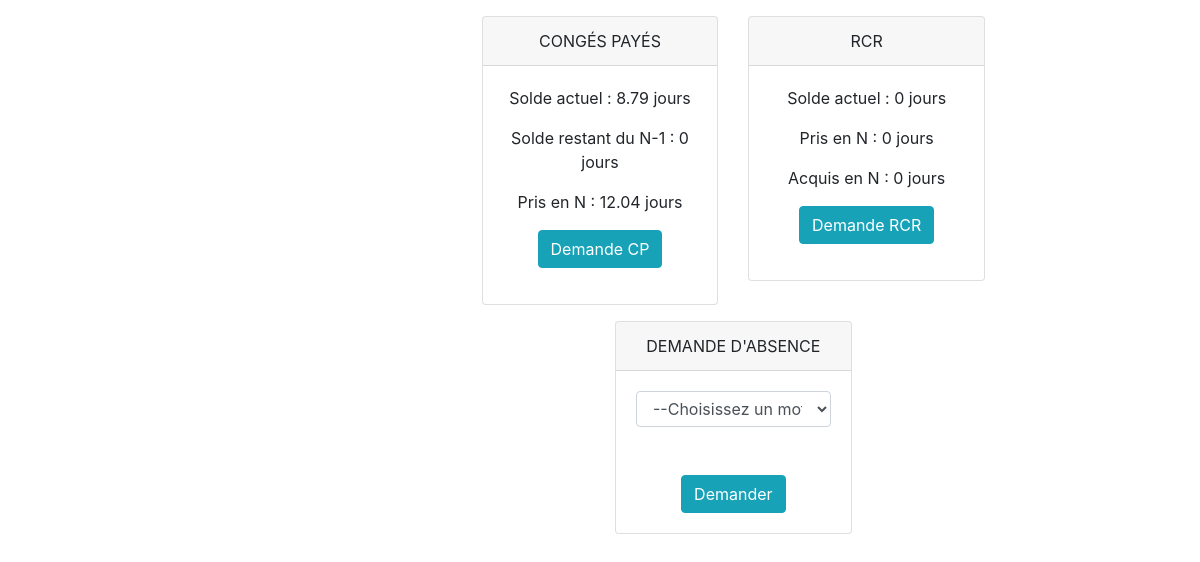
The app's page /pageSalarieCadre.php (signed in), older data.
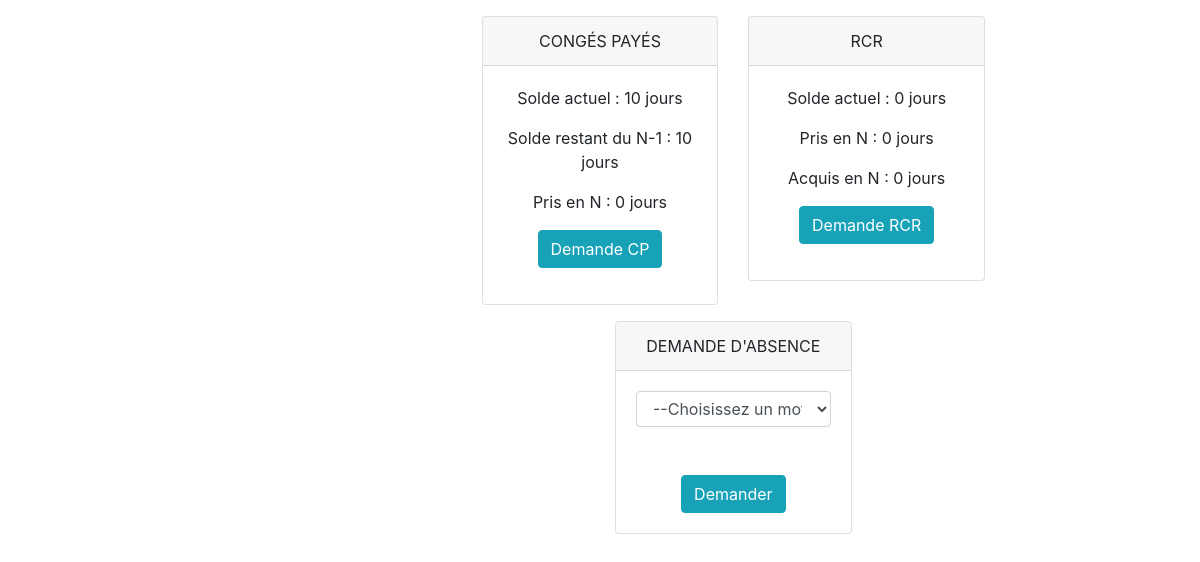
The same page, newer data.
### tables this page shows
CREATE TABLE IF NOT EXISTS `solde` (
  `idsalaries` int(11) NOT NULL,
  `ACQUISCPN-1` float NOT NULL,
  `PRISCPN-1` float NOT NULL,
  `SOLDECPN-1` float NOT NULL,
  `ACQUISCPN` float NOT NULL,
  `PRISCPN` float NOT NULL,
  `SOLDECPN` float NOT NULL,
  `ACQUISJRRCR` float NOT NULL,
  `PRISJRRCR` float NOT NULL,
  `SOLDEJRRCR` float NOT NULL,
  PRIMARY KEY (`idsalaries`)
);

### Model/modelSal.php (called while the page is built, shortened)
<?php
include('access.php');
$stmt = $con->prepare("SELECT `SOLDECPN-1`,PRISCPN,SOLDECPN,ACQUISJRRCR,PRISJRRCR,SOLDEJRRCR FROM solde JOIN salarie ON solde.idsalaries=salarie.idsalaries WHERE login=?");
$stmt->bind_param("s", $log);
$stmt->execute();
$stmt->bind_result($soldeCpnm1,$prisCpn,$soldeCpn,$acquisJRRCR,$prisJRRCR,$soldeJRRCR);
?>

### Control/controlSal.php (called while the page is built)
<?php
include('../../Model/modelSal.php');
?>

### Model/access.php (called while the page is built, shortened)
<?php
if(isset($_SESSION)) {
	$log= $_SESSION["login"];
}else{
	session_start();
	$log= $_SESSION["login"];
}
?>

### pageSalarieCadre.php (the view, shortened to what this page needs)
<!DOCTYPE html>
<html>
<head>
	<link href="https://use.fontawesome.com/releases/v5.0.4/css/all.css" rel="stylesheet">
	<link href="daterangepicker.css" rel="stylesheet">
	<link rel="stylesheet" href="pageSalarieNonCadre.css">
	<link rel="stylesheet" href="https://maxcdn.bootstrapcdn.com/bootstrap/4.3.1/css/bootstrap.min.css">
</head>
<body>
<?php
include('../../Control/controlSal.php');
?>
	<div class="offset-lg-4 col-lg-8">
		<div class="row mt-3">
			<div class="col-md-8 col-lg-4 offset-lg-1">
				<div class="card text-center">
					<div class="card-header" >CONG&EacuteS PAY&EacuteS</div>
					<div class="card-body">
						<p >Solde actuel : <?php echo $soldeCpn;?> jours</p>
						<p >Solde restant du N-1 : <?php echo $soldeCpnm1;?> jours</p>
						<p >Pris en N : <?php echo $prisCpn;?> jours</p>
						<p ><input type="submit" class="btn btn-info" value="Demande CP" onclick="sendType('1');calendarFunction();calendarFunctionBis()"/></p>
					</div>
				</div>
			</div>
			<div class="col-md-8 col-lg-4">
				<div class="card text-center">
					<div class="card-header" >RCR</div>
					<div class="card-body">
						<p >Solde actuel : <?php echo $soldeJRRCR;?> jours</p>
						<p >Pris en N : <?php echo $prisJRRCR;?> jours</p>
						<p >Acquis en N : <?php echo $acquisJRRCR;?> jours</p>
						<p ><input type="submit" class="btn btn-info" value="Demande RCR" onclick="sendType('1');calendarFunctionBis();calendarFunction()"/></p>
					</div>
				</div>
			</div>
		</div>
		<div class="row mt-3">
			<div class="col-md-8 col-lg-4 offset-lg-3">
				<div class="card text-center">
					<div class="card-header">DEMANDE D'ABSENCE</div>
					<div id="demandeAbsence" class="card-body">
						<form id="f"  onsubmit="return false">
							<fieldset>
								<select name="motifAbsence" id="motifAbsence" size="1" class="form-control" onchange="showPopUp()" >
									<option value="" disabled selected>--Choisissez un motif d'absence--</option>
								</select><br><br>
								<input type="submit" class="btn btn-info" value="Demander" onclick="clickMotifAbsence(),document.getElementById('ancre2eChoix').scrollIntoView();"/>
							</fieldset>
						</form>
					</div>
				</div>
			</div>
			<div class="col">
				<div class="position-absolute w-100 p-4  d-flex flex-column align-items-end toast-list">
				</div>
			</div>
		</div>
		<div class="row mt-3" id="ancre2eChoix">
			<div class="col">
				<div class="position-absolute w-100 p-4  d-flex flex-column align-items-end toast-list">
				</div>
			</div>
		</div>
	</div>
</body>
</html>

### View/Salarie/pageSalarieNonCadre.css (style rules this page uses)
html { scroll-behavior: smooth; }
div { outline:none; }
.toast-list { position: absolute; right: 10%; display: none; }

Row changes from the older to the newer data that the page shows:
changed solde: SOLDECPN "8.79" → "10"; value "0" → "10"; PRISCPN "12.04" → "0"
